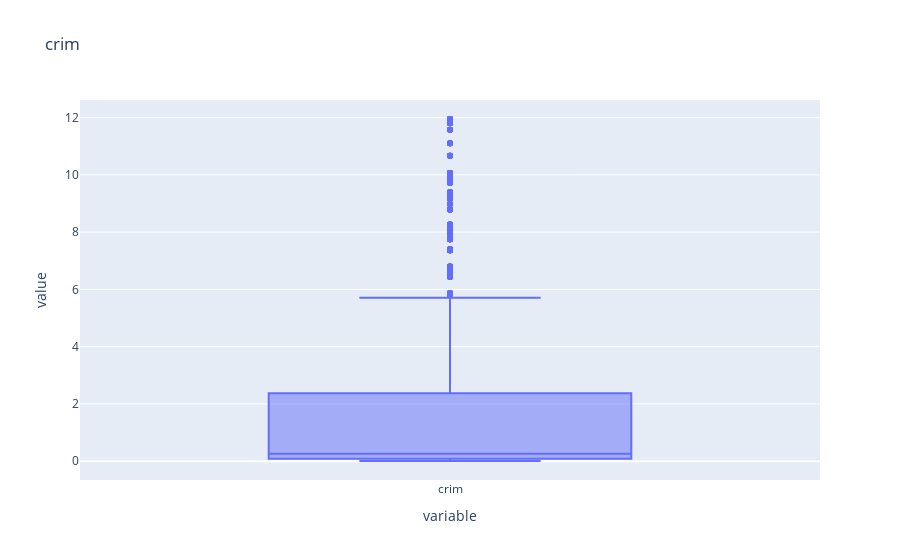

The notebook cell this image was saved under:
### Code cell
px.box(dfCrim,title = "crim")

### Figure 1 — Plotly figure (JSON) as saved in the notebook; plotly's stock layout.template omitted (floating-point values rounded to 4 significant figures; data arrays with more than 128 entries replaced by an {"elided": "..."} marker saying what was removed)
{"data": [{"alignmentgroup": "True", "hovertemplate": "variable=%{x}<br>value=%{y}<extra></extra>", "legendgroup": "", "marker": {"color": "#636efa"}, "name": "", "notched": false, "offsetgroup": "", "orientation": "v", "showlegend": false, "type": "box", "x": {"elided": "3182 str values"}, "x0": " ", "xaxis": "x", "y": {"elided": "3182 float values"}, "y0": " ", "yaxis": "y"}], "layout": {"boxmode": "group", "legend": {"tracegroupgap": 0}, "title": {"text": "crim"}, "xaxis": {"anchor": "y", "domain": [0, 1], "title": {"text": "variable"}}, "yaxis": {"anchor": "x", "domain": [0, 1], "title": {"text": "value"}}}}
